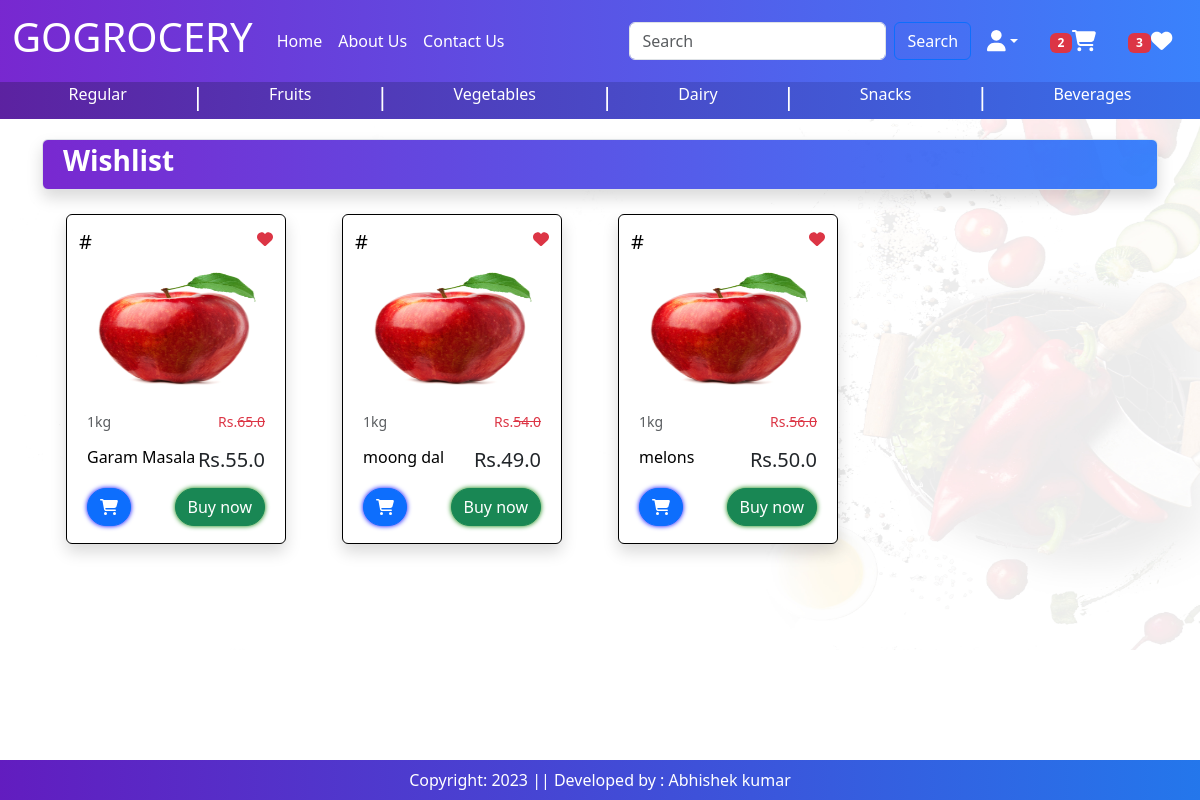
/wishlist/ (signed in), run on an earlier commit of the app's database.
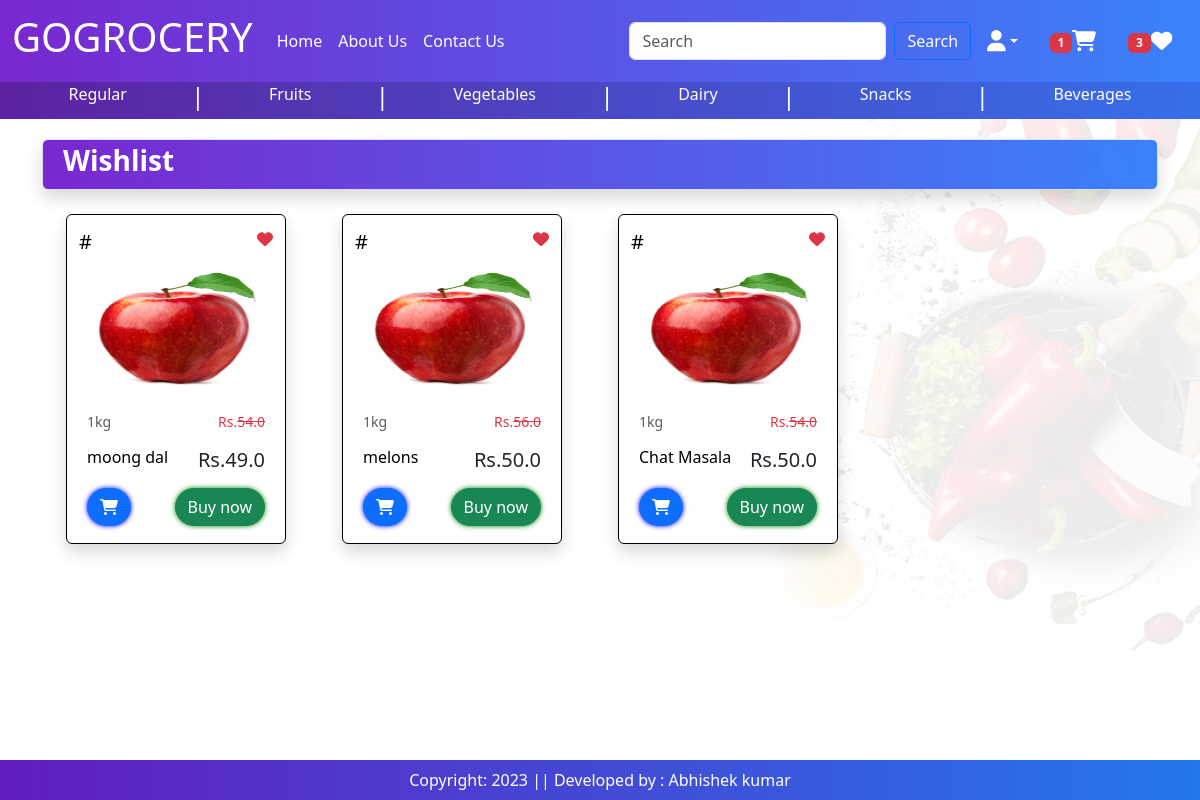
And on a later commit of the database.
### baseapp/models.py (models this page shows, shortened)
class Wishlist(models.Model):
    user = models.ForeignKey(User, on_delete= models.CASCADE)
    product = models.ForeignKey(Product,on_delete= models.CASCADE)

class Product(models.Model):
    title = models.CharField(max_length=100)
    sub_category = models.ForeignKey(SubCategory,on_delete=models.CASCADE,null=True,blank=True)
    main_category = models.ForeignKey(Category,on_delete=models.CASCADE,null=True,blank=True,default='')
    selling_price = models.FloatField(blank=True)
    discounted_price = models.FloatField(blank=True)
    description = models.TextField(blank=True)
    pack_size = models.TextField(blank=True)
    brands = models.TextField(choices=BRANDS, max_length=100,blank=True)
    product_image = models.ImageField(upload_to='product',blank=True)

### baseapp/views.py (the view)
# urls.py: path('wishlist/', views.show_wishlist, name='wishlist'),
@login_required
def show_wishlist(request):
    user = request.user
    totalitem = 0
    wishitem = 0
    if request.user.is_authenticated:
        totalitem = len(Cart.objects.filter(user=request.user))
        wishitem = len(Wishlist.objects.filter(user=request.user))
    product = Wishlist.objects.filter(user=user)
    return render(request,"baseapp/wishlist.html",locals())

### baseapp/templates/baseapp/wishlist.html (shortened to what this page needs)
{% extends 'baseapp/base.html' %}
{% load static %}
{% block main-content %}
<div class="container my-1">
    <div class=" border p-1 gradient1-custom rounded shadow ">
        <h3 class="text-white fw-bold ms-3 ">Wishlist</h3>
    </div>
    <br>
    <div class="row">
        <div class="col-sm-12 ps-5">
            <div class="row">
                {% for prod in product %}
                <div class="col-sm-3 ">
                    <div class="row">
                        <div class="card p-1 shadow" style="width: 220px; height: 330px; border:1px solid black;">
                        <a href="{% url 'product-detail' prod.product.id %}" style="text-decoration:none; color:black;" >
                            <div class="d-flex justify-content-between p-2">
                                <p class="lead mb-0">#</p>
                                <div class="ms-auto text-danger">
                                <i class="fa fa-heart" aria-hidden="true"></i>
                                </div>
                            </div>
                            <img src="{% static 'app/images/product/apple.jpg' %}" class="card-img-top " alt="Laptop" height="130px" width="100px"/>
                        </a>
                            <div class="card-body">
                        <a href="{% url 'product-detail' prod.product.id %}" style="text-decoration:none; color:black;" >
                                <div class="d-flex justify-content-between">
                                <p class="small text-muted ">1kg</p>
                                <p class="small text-danger ">Rs.<s class=" text-danger text-decoration-line-through">{{prod.product.selling_price}}</s></p>
                                </div>
                                <div class="d-flex justify-content-between mb-3">
                                <h6 class="mb-0">{{prod.product.title}}</h6>
                                <h5 class="text-dark mb-0">Rs.{{prod.product.discounted_price}}</h5>
                                </div>
                        </a>
                                <div class="d-flex justify-content-between align-items-center pb-2 mb-1">
                                <a href="#!" class="" ><button class="btn btn-primary " style="border-radius:25px; box-shadow: 0 0 5px blue;"><i class="fa fa-shopping-cart" aria-hidden="true" style="color:white;"></i></button></a>
                                <a href="#!" ><button class="btn btn-success" style="border-radius:25px; box-shadow: 0 0 5px green;">Buy now</button></a>
                                </div>
                            </div>
                        </div>
                    </div>
                    <br><br>
                </div>
                {% endfor %}
            </div>
        </div>
    </div>
</div>
{% endblock main-content %}

What changed in the data, as far as the page shows it:
removed Wishlist: product.selling_price "65.0", product "Garam Masala", product.discounted_price "55.0"
added Wishlist: product.selling_price "54.0", product "Chat Masala", product.discounted_price "50.0"
Also different on the page:
{{ totalitem }}: "2" → "1"
